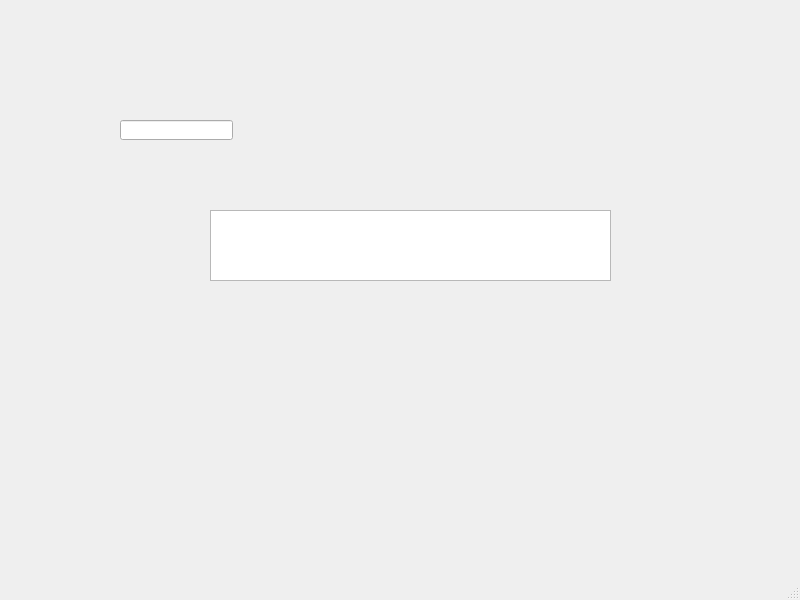
<?xml version="1.0" encoding="UTF-8"?>
<ui version="4.0">
 <class>MainWindow</class>
 <widget class="QMainWindow" name="MainWindow">
  <property name="geometry">
   <rect>
    <x>0</x>
    <y>0</y>
    <width>800</width>
    <height>600</height>
   </rect>
  </property>
  <property name="windowTitle">
   <string>MainWindow</string>
  </property>
  <widget class="QWidget" name="centralwidget">
   <widget class="QTextEdit" name="textEdit">
    <property name="geometry">
     <rect>
      <x>210</x>
      <y>210</y>
      <width>401</width>
      <height>71</height>
     </rect>
    </property>
   </widget>
   <widget class="QLineEdit" name="lineEdit">
    <property name="geometry">
     <rect>
      <x>120</x>
      <y>120</y>
      <width>113</width>
      <height>20</height>
     </rect>
    </property>
   </widget>
  </widget>
  <widget class="QMenuBar" name="menubar">
   <property name="geometry">
    <rect>
     <x>0</x>
     <y>0</y>
     <width>800</width>
     <height>21</height>
    </rect>
   </property>
  </widget>
  <widget class="QStatusBar" name="statusbar"/>
 </widget>
 <resources/>
 <connections/>
</ui>
